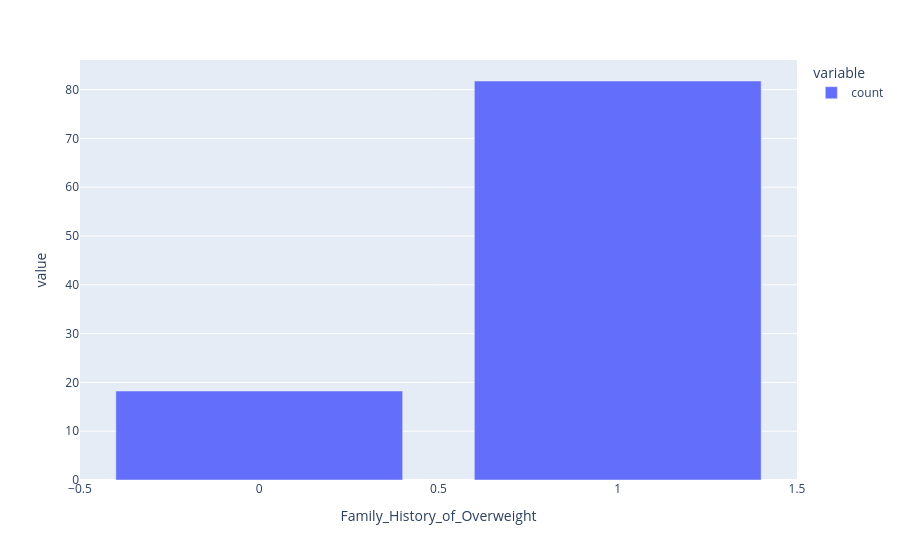

Here is the notebook cell this chart was saved with:
### Code cell
px.bar(df_obesity.value_counts("Family_History_of_Overweight") / len(df_obesity) * 100)

### Figure 1 — Plotly figure (JSON) as saved in the notebook; plotly's stock layout.template omitted (floating-point values rounded to 4 significant figures)
{"data": [{"hovertemplate": "variable=count<br>Family_History_of_Overweight=%{x}<br>value=%{y}<extra></extra>", "legendgroup": "count", "marker": {"color": "#636efa", "pattern": {"shape": ""}}, "name": "count", "orientation": "v", "showlegend": true, "textposition": "auto", "type": "bar", "x": [1, 0], "xaxis": "x", "y": [81.76, 18.24], "yaxis": "y"}], "layout": {"barmode": "relative", "legend": {"title": {"text": "variable"}, "tracegroupgap": 0}, "margin": {"t": 60}, "xaxis": {"anchor": "y", "domain": [0, 1], "title": {"text": "Family_History_of_Overweight"}}, "yaxis": {"anchor": "x", "domain": [0, 1], "title": {"text": "value"}}}}
